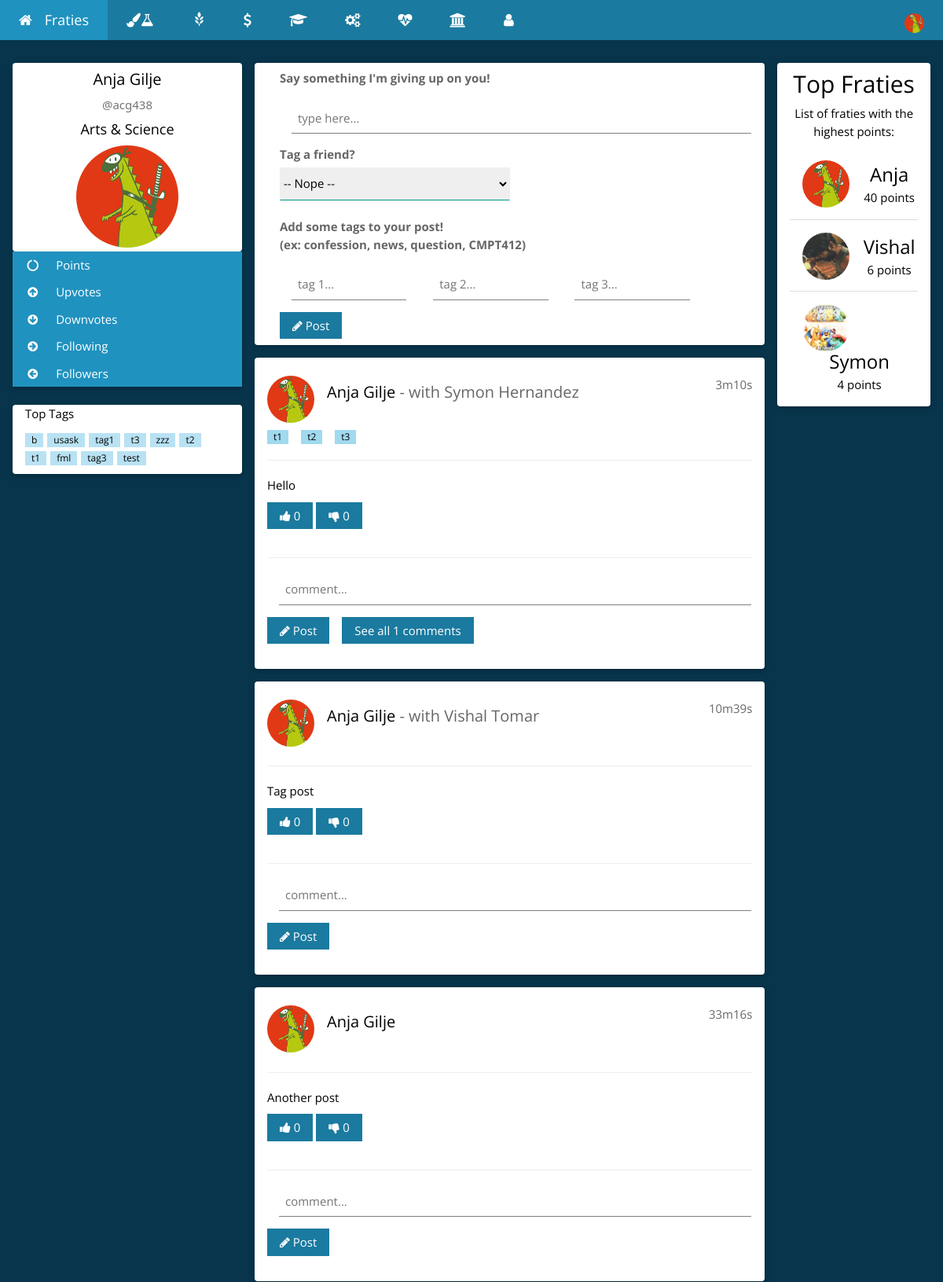
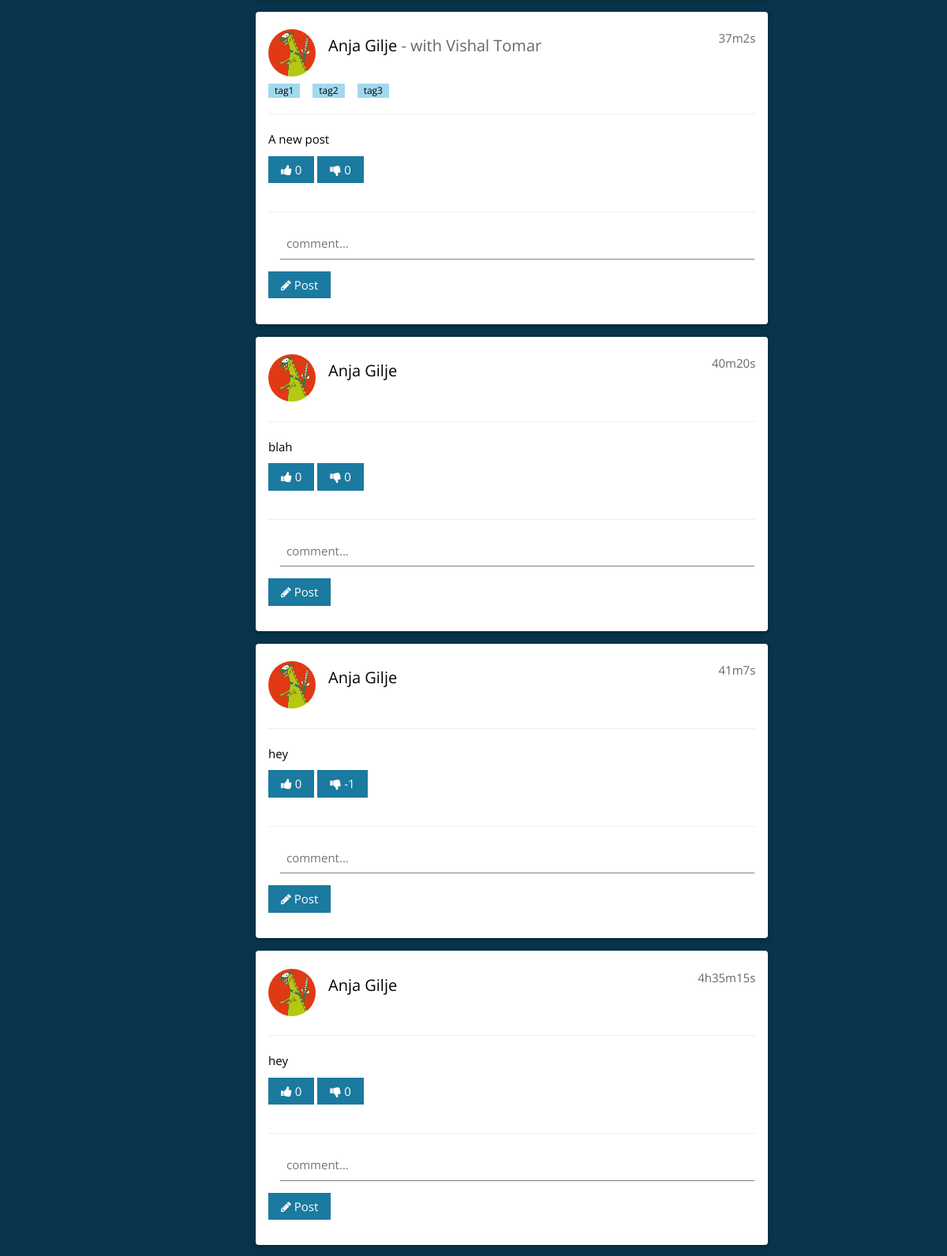
Screenshot of /home.php (signed in, upper part) with the database file from the repository (2 pictures, top to bottom).
### tables this page shows
CREATE TABLE `users` (
  `userID` int(254) UNSIGNED NOT NULL,
  `userNSID` varchar(100) NOT NULL,
  `userPassword` varchar(100) NOT NULL,
  `userFirstName` varchar(500) NOT NULL,
  `userLastName` varchar(500) NOT NULL,
  `userCollege` varchar(500) NOT NULL,
  `userImagePath` varchar(1000) NOT NULL,
  `userPoints` int(254) NOT NULL DEFAULT '0',
  `userUpvotes` int(254) NOT NULL DEFAULT '0',
  `userDownvotes` int(254) NOT NULL DEFAULT '0',
  `userActive` tinyint(1) NOT NULL DEFAULT '0',
  `userFollowers` int(11) NOT NULL DEFAULT '0',
  `userFollowing` int(10) UNSIGNED NOT NULL DEFAULT '0'
);

CREATE TABLE `posts` (
  `postID` int(254) UNSIGNED NOT NULL,
  `userNSID` varchar(100) NOT NULL,
  `userCollege` varchar(500) NOT NULL,
  `postText` varchar(150) NOT NULL,
  `postUpVotes` int(254) NOT NULL DEFAULT '0',
  `postDownVotes` int(254) NOT NULL DEFAULT '0',
  `postComments` int(254) NOT NULL DEFAULT '0',
  `postTime` timestamp NOT NULL DEFAULT CURRENT_TIMESTAMP ON UPDATE CURRENT_TIMESTAMP
);

CREATE TABLE `userTag` (
  `userTagID` int(254) UNSIGNED NOT NULL,
  `postID` int(254) UNSIGNED NOT NULL,
  `tagNSID` varchar(100) NOT NULL
);

CREATE TABLE `tags` (
  `tagID` int(254) UNSIGNED NOT NULL,
  `postID` int(254) UNSIGNED NOT NULL,
  `tagText` varchar(150) NOT NULL
);

### Login/Controller/userClass.php (called while the page is built, shortened)
<?php
    function getUserActiveStatus($nsid){
        $connection = connect();
        $nsid = mysqli_real_escape_string($connection, $nsid);
        $query = "SELECT * ";
        $query .= "FROM `users` ";
        $query .= "WHERE `userNSID` = '$nsid' ";
        $result = mysqli_query($connection, $query);
        if (mysqli_num_rows($result) == 1) {
            while($row = mysqli_fetch_assoc($result)) {
                return $row["userActive"];
            }
        }
    }
    function displayUserDB(){
        $connection = connect();
        $query = "SELECT * ";
        $query .= "FROM `users` ";
        $query .= "ORDER BY userPoints DESC LIMIT 10";
        $result = mysqli_query($connection, $query);
        if (mysqli_num_rows($result) > 0) {
            return $result;
        } else {
            return false;
        }
    }
    function getFirstName($nsid){
        $connection = connect();
        $nsid = mysqli_real_escape_string($connection, $nsid);
        $query = "SELECT * ";
        $query .= "FROM `users` ";
        $query .= "WHERE `userNSID` = '$nsid' ";
        $result = mysqli_query($connection, $query);
        if (mysqli_num_rows($result) == 1) {
            while($row = mysqli_fetch_assoc($result)) {
                return $row["userFirstName"];
            }
        } else if(mysqli_num_rows($result) > 1){
            return false;
        } else {
            return false;
        }
    }
    function getLastName($nsid){
        $connection = connect();
        $nsid = mysqli_real_escape_string($connection, $nsid);
        $query = "SELECT * ";
        $query .= "FROM `users` ";
        $query .= "WHERE `userNSID` = '$nsid' ";
        $result = mysqli_query($connection, $query);
        if (mysqli_num_rows($result) == 1) {
            while($row = mysqli_fetch_assoc($result)) {
                return $row["userLastName"];
            }
        } else if(mysqli_num_rows($result) > 1){
            return false;
        } else {
            return false;
        }
    }
    function getImagePath($nsid){
        $connection = connect();
        $nsid = mysqli_real_escape_string($connection, $nsid);
        $query = "SELECT * ";
        $query .= "FROM `users` ";
        $query .= "WHERE `userNSID` = '$nsid' ";
        $result = mysqli_query($connection, $query);
        if (mysqli_num_rows($result) == 1) {
            while($row = mysqli_fetch_assoc($result)) {
                return $row["userImagePath"];
            }
        } else if(mysqli_num_rows($result) > 1){
            return false;
        } else {
            return false;
        }
    }
    function getCollege($nsid){
        $connection = connect();
        $nsid = mysqli_real_escape_string($connection, $nsid);
        $query = "SELECT * ";
        $query .= "FROM `users` ";
        $query .= "WHERE `userNSID` = '$nsid' ";
        $result = mysqli_query($connection, $query);
        if (mysqli_num_rows($result) == 1) {
            while($row = mysqli_fetch_assoc($result)) {
                return $row["userCollege"];
            }
        } else if(mysqli_num_rows($result) > 1){
            return false;
        } else {
            return false;
        }
    }
?>

### Post/Controller/postClass.php (called while the page is built, shortened)
<?php
    function displayPosts(){
        $connection = connect();
        $query = "SELECT * FROM `posts`";
        $query .= "ORDER BY `postTime` DESC";
        $result = mysqli_query($connection, $query);
        if (mysqli_num_rows($result) > 0) {
            return $result;
        } else {
            return false;
        }
    }
    function secondsToString($secs){
    $bit = array(
        'y' => $secs / 31556926 % 12,
        'w' => $secs / 604800 % 52,
        'd' => $secs / 86400 % 7,
        'h' => $secs / 3600 % 24,
        'm' => $secs / 60 % 60,
        's' => $secs % 60
        );
    foreach($bit as $k => $v)
        if($v > 0)$ret[] = $v . $k;
    return join('', $ret);
}
?>

### home.php (the view, shortened to what this page needs)
<?php
    require_once 'Login/Controller/userClass.php';
    require_once 'Post/Controller/postClass.php';
    require_once 'Post/Controller/postTag.php';
    $NSID = $_SESSION["userNSID"];
    if(getUserActiveStatus($NSID)==1){
        $FirstName = getFirstName($NSID);
        $LastName = getLastName($NSID);
        $ImagePath = getImagePath($NSID);
        $College = getCollege($NSID);
    } else {
        header('Location: index.php');
        exit;
    }
?>
<!DOCTYPE html>
<html>
<head>
   <link rel="stylesheet" href="https://maxcdn.bootstrapcdn.com/bootstrap/3.3.7/css/bootstrap.min.css">
    <link rel="stylesheet" href="CSS/homeTheme.css">
    <link rel="stylesheet" href="https://cdnjs.cloudflare.com/ajax/libs/font-awesome/4.6.3/css/font-awesome.min.css">
</head>
<body class="w3-theme-l5">
<div class="w3-top">
 <ul class="w3-navbar w3-theme-d5 w3-left-align w3-large">
  <li><a href="home.php" title="Go home!" class="w3-padding-large w3-theme-d4"><i class="fa fa-home w3-margin-right"></i>Fraties</a></li>
  <li class="w3-hide-small"><a href="Arts&Science.php" class="w3-padding-large w3-hover-white" title="Arts & Science"><i class="fa fa-paint-brush"></i><i class="fa fa-flask"></i></a></li>
  <li class="w3-hide-small"><a href="Agriculture.php" class="w3-padding-large w3-hover-white" title="Agriculture and Bioresources"><i class="glyphicon glyphicon-grain"></i></a></li>
<li class="w3-hide-small"><a href="ESB.php" class="w3-padding-large w3-hover-white" title="Edwards School of Business"><i class="fa fa-usd"></i></a></li>
<li class="w3-hide-small"><a href="Education.php" class="w3-padding-large w3-hover-white" title="Education"><i class="fa fa-graduation-cap"></i></a></li>
<li class="w3-hide-small"><a href="Engineering.php" class="w3-padding-large w3-hover-white" title="Engineering"><i class="fa fa-cogs"></i></a></li>
<li class="w3-hide-small"><a href="Kinesiology.php" class="w3-padding-large w3-hover-white" title="Kinesiology"><i class="fa fa-heartbeat"></i></a></li>
<li class="w3-hide-small"><a href="STM.php" class="w3-padding-large w3-hover-white" title="St. Thomas More"><i class="fa fa-university"></i></a></li>
<li class="w3-hide-small"><a href="following.php" class="w3-padding-large w3-hover-white" title="Users you follow"><i class="fa fa-user"></i></a></li>
  <li class="w3-dropdown-hover w3-hide-small w3-right">
      <div class="w3-padding-large w3-hover-white" title="My Account">
          <img src='<?php echo $ImagePath; ?>' class="w3-circle" style="height:25px;width:25px" alt="Avatar">
      </div>
  </li>
 </ul>
</div>
<div class="w3-container w3-content" style="max-width:1400px;margin-top:80px">
  <div class="w3-row">
    <div class="w3-col m3">
      <div class="w3-card-2 w3-round w3-white">
        <div class="w3-container">
         <h4 class="w3-center"><?php echo $FirstName." ".$LastName; ?></h4>
         <p class="w3-center w3-text-grey w3-slim">@<?php echo $NSID; ?></p>
         <h5 class="w3-center"><?php echo $College; ?></h5>
         <p class="w3-center"><img src='<?php echo $ImagePath; ?>' class="w3-circle" style="height:130px;width:130px" alt="Avatar"></p>
        </div>
      </div>
      <div class="w3-card-2 w3-round">
        <div class="w3-accordion w3-white">
          <button title="Your total points" onclick="myFunction('Demo1')" class="w3-btn-block w3-theme-d4 w3-left-align"><i class="fa fa-circle-o-notch fa-fw w3-margin-right"></i> Points</button>
          <button title="Upvotes recieved" onclick="myFunction('Demo2')" class="w3-btn-block w3-theme-d4 w3-left-align"><i class="fa fa-arrow-circle-up  fa-fw w3-margin-right"></i> Upvotes</button>
          <button title="Downvotes recieved" onclick="myFunction('Demo3')" class="w3-btn-block w3-theme-d4 w3-left-align"><i class="fa fa-arrow-circle-down  fa-fw w3-margin-right"></i> Downvotes</button>
           <button title="Following recieved" onclick="myFunction('Demo5')" class="w3-btn-block w3-theme-d4 w3-left-align"><i class="fa fa-arrow-circle-right fa-fw w3-margin-right"></i> Following</button>
          <button title="Followers recieved" onclick="myFunction('Demo6')" class="w3-btn-block w3-theme-d4 w3-left-align"><i class="fa fa-arrow-circle-left fa-fw w3-margin-right"></i> Followers</button>
        </div>
      </div>
      <br>
      <div class="w3-card-2 w3-round w3-white w3-hide-small">
        <div class="w3-container">
          <p>Top Tags</p>
          <p>
            <?php echo getTopTags(); ?>
          </p>
        </div>
      </div>
      <br>
    </div>
    <div class="w3-col m7">
      <div class="w3-row-padding">
        <div class="w3-col m12">
          <div class="w3-card-2 w3-round w3-white">
            <div class="w3-container w3-padding">
                <form class="w3-container" autocomplete="off" method="post">
                    <label class="w3-opacity">Say something I'm giving up on you!</label>
                    <input placeholder="type here..." class="w3-input" name="post" type="text" required>
                    <label class="w3-opacity">Tag a friend?</label><br />
                    <select style="width:50%;" name="userTag" class="w3-select">
                      <option selected value> -- Nope -- </option>
                    </select><br /><br />
                    <label class="w3-opacity">Add some tags to your post!<br />(ex: confession, news, question, CMPT412)</label><br />
                    <input placeholder="tag 1..." style="display:inline; width:25%;" class="w3-input" name="tag1" type="text">
                    <input placeholder="tag 2..." style="display:inline; width:25%;" class="w3-input" name="tag2" type="text">
                    <input placeholder="tag 3..." style="display:inline; width:25%;" class="w3-input" name="tag3" type="text"><br />
                    <button type="submit" class="w3-btn w3-theme-d5"><i class="fa fa-pencil"></i> Post</button>
                </form>
            </div>
          </div>
        </div>
      </div>
<?php
$result = displayPosts();
while($row = mysqli_fetch_assoc($result)) {
    $postID = $row["postID"];
    $postNsid = $row["userNSID"];
    $postText = $row["postText"];
    $postUpVotes = " ".$row["postUpVotes"];
    $postDownVotes = " ".$row["postDownVotes"];
    $postCommentCount = " ".$row["postComments"];
    $nowtime = date(time());
    $postTime = strtotime($row["postTime"]);
        echo "<div class='w3-container w3-card-2 w3-white w3-round w3-margin'><br>";
        echo "<img src='".getImagePath($postNsid)."' alt='Avatar' class='w3-left w3-circle w3-margin-right' style='width:60px; height:60px;'>";
        echo "<span class='w3-right w3-opacity'>".secondsToString($nowtime-$postTime)."</span>";
        echo "<h4>";
            echo "<a href=profile.php?nsid=".$postNsid.">".getFirstName($postNsid)." ".getLastName($postNsid)."</a>".getUserTag($postID);
        echo "</h4><br>";
        echo "<p>";
          echo getTags($postID);
        echo "</p>";
        echo "<hr class='w3-clear'>";
        echo "<p>";
            echo $postText;
        echo "</p>";
            echo "<button type='submit' onclick='upVote(this)' value='".$postID."' class='upvote w3-btn w3-theme-d5 w3-margin-bottom'><i class='fa fa-thumbs-up'></i><span id='up".$postID."'>".$postUpVotes."</span></button> ";
            echo "<button type='submit' onclick='downVote(this)' value='".$postID."' class='downvote w3-btn w3-theme-d5 w3-margin-bottom'><i class='fa fa-thumbs-down'></i><span id='down".$postID."'>".$postDownVotes."</span></button> ";
            echo "<hr class='w3-clear'>";
            echo "<div class='w3-margin-right'><input id='comment".$postID."' placeholder='comment...' class='w3-input' name='comment' type='text' required></div>";
            echo "<button type='submit' onclick='comment(this)' value='".$postID."' class='w3-btn w3-theme-d5 w3-margin-bottom'><i class='fa fa-pencil'></i> Post</button>";
              echo "<button id='count".$postID."' onclick='commentList(this)' value='".$postID."' class='w3-btn w3-theme-d5 w3-margin-bottom w3-margin-left'".(($postCommentCount==0)?'style="display:none;"':'')."'>See all ".$postCommentCount." comments</button>";
        echo "</div>";
}
?>
    </div>
    <div class="w3-col m2">
      <div class="w3-card-2 w3-round w3-white w3-center">
        <div class="w3-container">
          <h2>Top Fraties</h2>
          <p>List of fraties with the highest points:</p>
          <ul class="w3-ul">
<?php
$leaders = displayUserDB();
while($row = mysqli_fetch_assoc($leaders)) {
    $imagePath = $row["userImagePath"];
    $points = $row["userPoints"];
    $name = $row["userFirstName"];
    $nsid = $row["userNSID"];
    if(getUserActiveStatus($nsid)){
        echo "<li class='w3-padding-16'>";
          echo "<img src='{$imagePath}' class='w3-left w3-circle w3-margin-right' style='width:60px; height:60px;'>";
          echo "<span class='w3-xlarge'><a href='profile.php?nsid={$nsid}'>{$name}</a></span><br>";
          echo "<span>{$points} points</span>";
        echo "</li>";
    }
}
?>
          </ul>
        </div>
      </div>
      <br>
    </div>
  </div>
</div>
<br>
</body>
</html>

### Post/Controller/postTag.php (shortened to what this page needs)
<?php
    function getUserTag($postID){
        $connection = connect();
        $postID = mysqli_real_escape_string($connection, $postID);
        $query = "SELECT u.userFirstName, u.userLastName, t.tagNSID FROM `users` AS u JOIN `userTag` AS t ON u.userNSID = t.tagNSID WHERE t.postID = '$postID'";
        $result = mysqli_query($connection, $query);
        if (mysqli_num_rows($result) > 0) {
            while($row = mysqli_fetch_assoc($result)) {
                $tags .= '<span class="w3-opacity"> - with <a href="profile.php?nsid='.$row["tagNSID"].'">'.$row["userFirstName"].' '.$row["userLastName"].'</a></span>';
            }
            return $tags;
        } else {
            return false;
        }
    }
    function getTags($postID) {
        $connection = connect();
        $postID = mysqli_real_escape_string($connection, $postID);
        $query = "SELECT * ";
        $query .= "FROM `tags` ";
        $query .= "WHERE `postID` = '$postID' ";
        $result = mysqli_query($connection, $query);
        if (mysqli_num_rows($result) > 0) {
            while($row = mysqli_fetch_assoc($result)) {
                $tags .= '<span class="w3-tag w3-small w3-theme-l1 w3-margin-right"><a href="tag.php?tag='.$row["tagText"].'">'.$row["tagText"].'</a></span>';
            }
            return $tags;
        } else {
            return false;
        }
    }
    function getTopTags() {
        $connection = connect();
        $query = "SELECT `tagText` ";
        $query .= "FROM `tags` ";
        $query .= "GROUP BY `tagText`";
        $query .= "ORDER BY COUNT(*) DESC LIMIT 10";
        $result = mysqli_query($connection, $query);
        if (mysqli_num_rows($result) > 0) {
            while($row = mysqli_fetch_assoc($result)) {
                $topTags .= '<span class="w3-tag w3-small w3-theme-l2" style="margin-right:5px;"><a href="tag.php?tag='.$row["tagText"].'">'.$row["tagText"].'</a></span>';
            }
            return $topTags;
        } else {
            return false;
        }
    }
?>

### home.php (style rules this page uses)
html,body,h1,h2,h3,h4,h5 { font-family: "Open Sans", sans-serif }

### rows the page displays
users: userImagePath (picture), userFirstName "Anja", userLastName "Gilje", userCollege "Arts & Science", userPoints "40"
posts: userNSID.userImagePath (picture), secondsToString($nowtime-$postTime) "3m10s", userNSID.userFirstName "Anja", userNSID.userLastName "Gilje", postText "Hello", $postID 39 (drawn), postUpVotes "0", postDownVotes "0", postComments "1"
usertag: tagNSID.userFirstName "Symon", tagNSID.userLastName "Hernandez"
tags: tagText "t1"
tags: tagText "t2"
tags: tagText "t3"
posts: userNSID.userImagePath (picture), secondsToString($nowtime-$postTime) "10m39s", userNSID.userFirstName "Anja", userNSID.userLastName "Gilje", postText "Tag post", $postID 38 (drawn), postUpVotes "0", postDownVotes "0"
usertag: tagNSID.userFirstName "Vishal", tagNSID.userLastName "Tomar"
posts: userNSID.userImagePath (picture), secondsToString($nowtime-$postTime) "33m16s", userNSID.userFirstName "Anja", userNSID.userLastName "Gilje", postText "Another post", $postID 37 (drawn), postUpVotes "0", postDownVotes "0"
posts: userNSID.userImagePath (picture), secondsToString($nowtime-$postTime) "37m2s", userNSID.userFirstName "Anja", userNSID.userLastName "Gilje", postText "A new post", $postID 36 (drawn), postUpVotes "0", postDownVotes "0"
usertag: tagNSID.userFirstName "Vishal", tagNSID.userLastName "Tomar"
tags: tagText "tag1"
tags: tagText "tag2"
tags: tagText "tag3"
posts: userNSID.userImagePath (picture), secondsToString($nowtime-$postTime) "40m20s", userNSID.userFirstName "Anja", userNSID.userLastName "Gilje", postText "blah", $postID 35 (drawn), postUpVotes "0", postDownVotes "0"
posts: userNSID.userImagePath (picture), secondsToString($nowtime-$postTime) "41m7s", userNSID.userFirstName "Anja", userNSID.userLastName "Gilje", postText "hey", $postID 34 (drawn), postUpVotes "0", postDownVotes "-1"
posts: userNSID.userImagePath (picture), secondsToString($nowtime-$postTime) "4h35m15s", userNSID.userFirstName "Anja", userNSID.userLastName "Gilje", postText "hey", $postID 33 (drawn), postUpVotes "0", postDownVotes "0"
users: userImagePath (picture), userFirstName "Vishal", userPoints "6"
users: userImagePath (picture), userFirstName "Symon", userPoints "4"

### other values shown
$NSID "acg438"
$row["tagText"] "b"
$row["tagText"] "usask"
$row["tagText"] "tag1"
$row["tagText"] "t3"
$row["tagText"] "zzz"
$row["tagText"] "t2"
$row["tagText"] "t1"
$row["tagText"] "fml"
$row["tagText"] "tag3"
$row["tagText"] "test"
